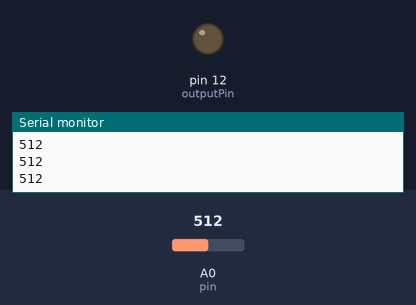
The sketch below on a simulated Arduino Uno, built with avr-gcc and run on an emulated ATmega328P. Parts: output pins drawn as LEDs (lit = HIGH), the last lines printed to the serial monitor. The inputs (shaded band) are chosen by the test bench; at power-on: A0 (pin) = 512.

Above: at 1.3 s.
1.4 s: A0 (pin) set to 217
3.2 s: A0 (pin) set to 181
At 4.9 s:
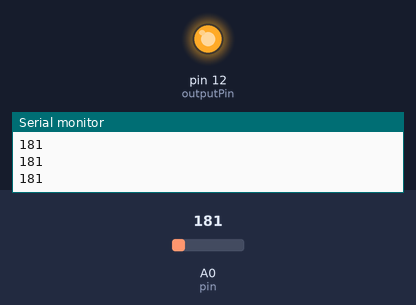
5.5 s: A0 (pin) set to 210
At 6.5 s:
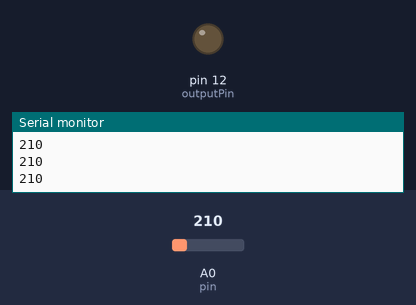
7.5 s: A0 (pin) set to 190
At 9.3 s:
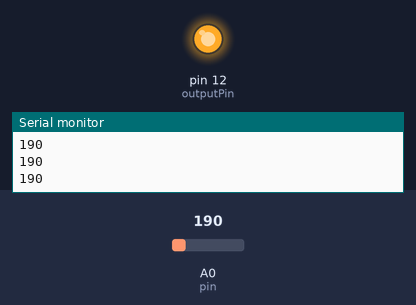
Timing chart, 0 to 10.5 s (numbered marks = the images above; inputs shaded):
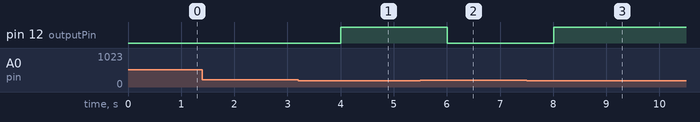

The sketch:

night_light.ino
```cpp
int pin = A0;
int outputPin = 12;

void setup() {
  // put your setup code here, to run once:
  Serial.begin(9600);
  pinMode(pin, INPUT);
  pinMode(outputPin, OUTPUT);
}

void loop() {
  // put your main code here, to run repeatedly:
  int value = analogRead(A0);
  Serial.println(value);
  delay(500);
  if (value >= 200)
  {
    digitalWrite(outputPin, LOW);
    Serial.println(value);
  }
  else
  {
    digitalWrite(outputPin, HIGH);
    Serial.println(value);
  }
}
```

Measured:
- the behaviour switches between 200 and 199 on A0 (pin) (found by bisection; images 0 and 1)
- after the input at 3.2 s, pin 12 (outputPin): LOW → HIGH after 0.80 s
- after the input at 5.5 s, pin 12 (outputPin): HIGH → LOW after 0.51 s
- after the input at 7.5 s, pin 12 (outputPin): LOW → HIGH after 0.51 s
